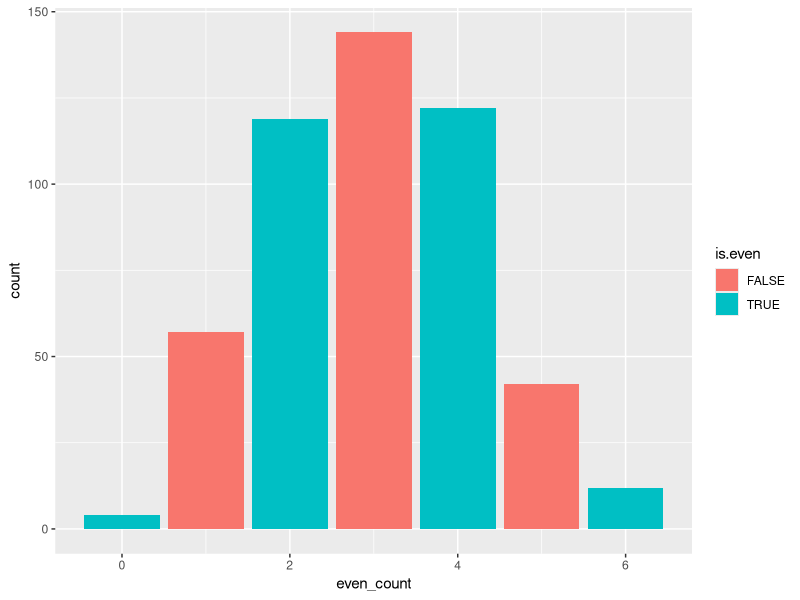
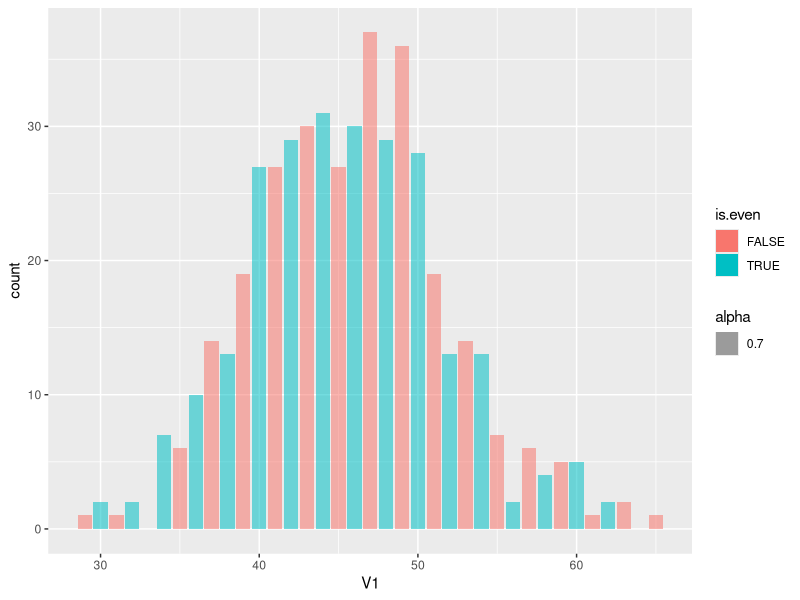
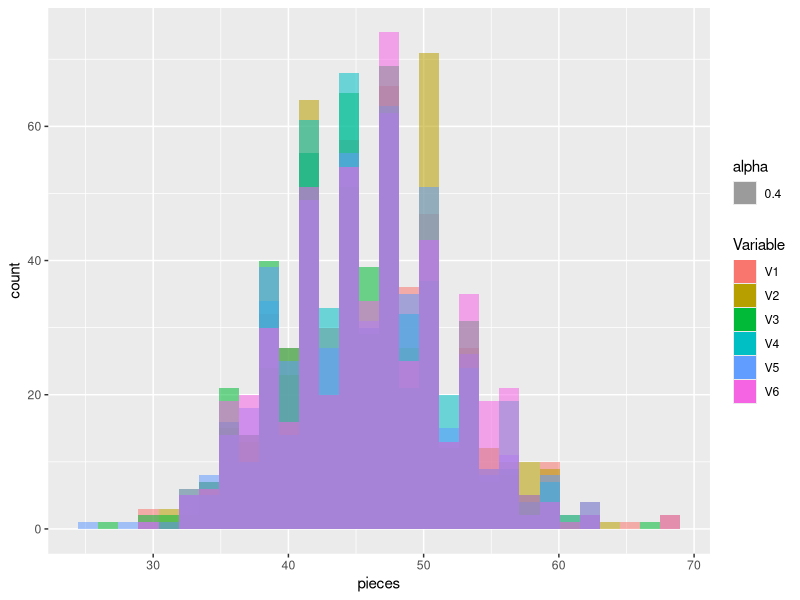
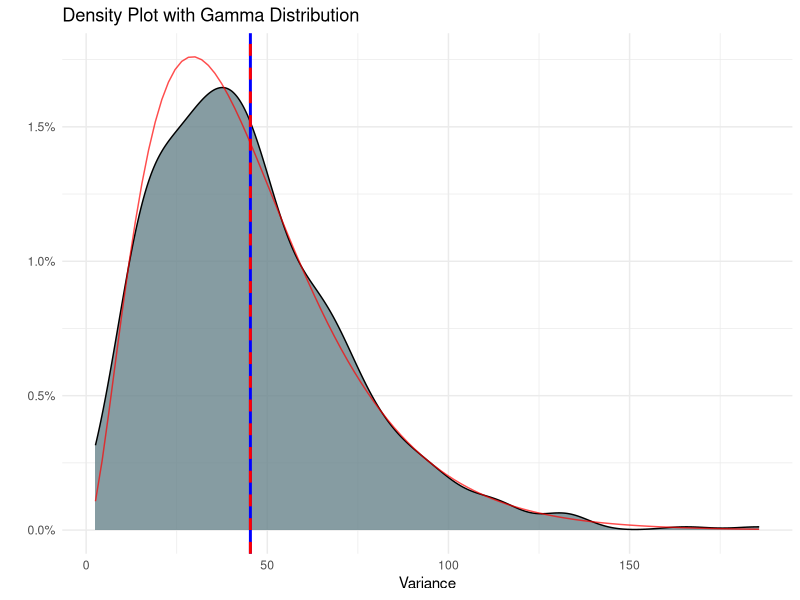
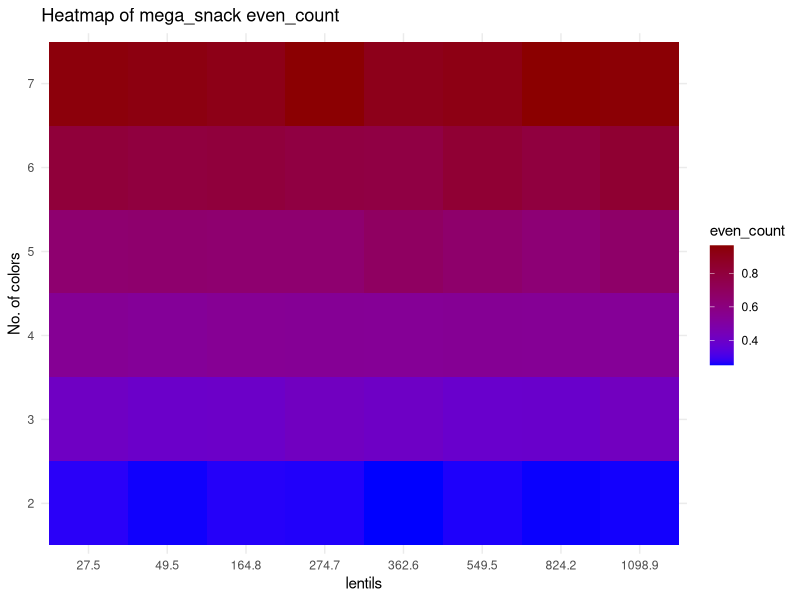
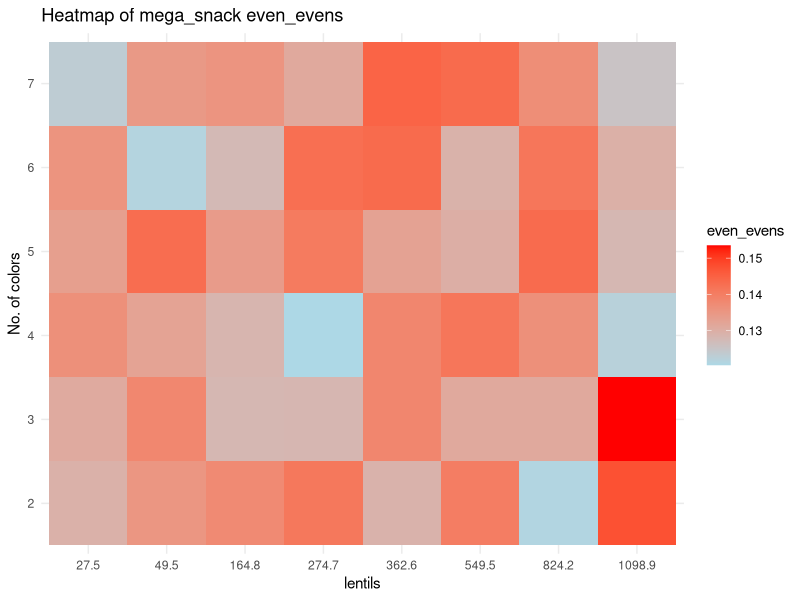
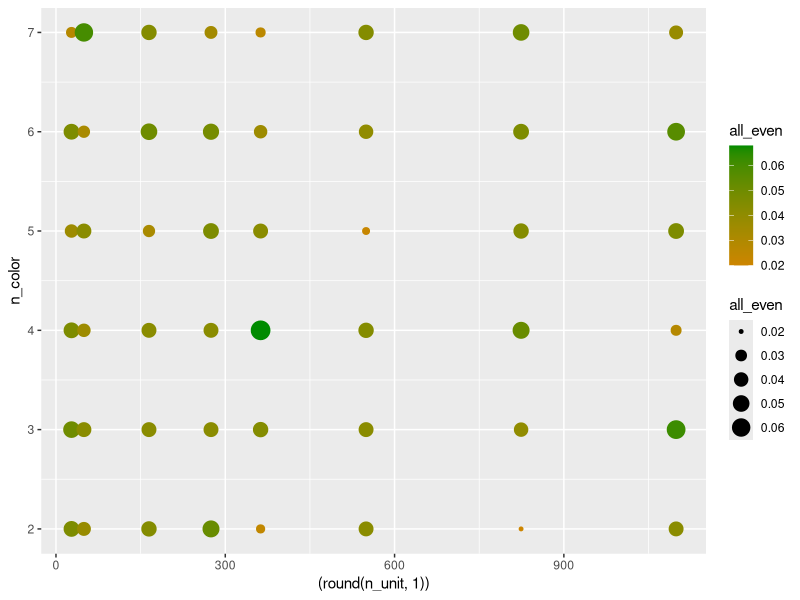
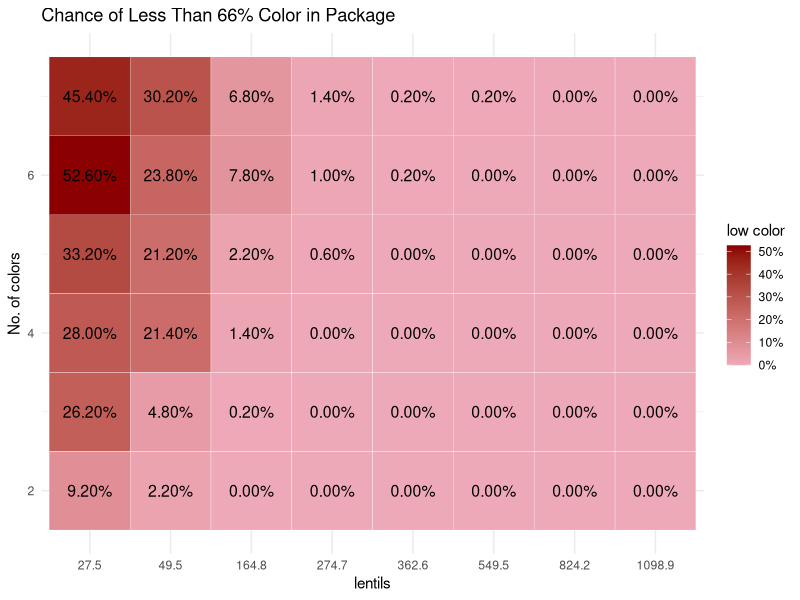

These figures' R source, in order:
## ---- chunk 1
library(tidyverse)
library(MASS) #calculate distribution parameters
library(scales)
## ---- chunk 2
#parameters
nn<- 500            #numbers of bags per sample
n_color<- 6         #unique colors of M&M
gram<- 0.91         #weight of one M&M
bag_g<- 250         #common weight of M&M package
n_unit<- bag_g/gram #M&M per package
av_per_color= n_unit/n_color
paste0("The avarage number of lentils per color is ", round(av_per_color,2))
## ---- chunk 3
#create bag using sample vector
create_bag<- function(x,tx)
  {
  x<- floor(x)+sample(0:1,1)
  res<- matrix(nrow = 1, ncol = tx)
  colnames(res)<- 1:tx
  S_res<- sample(tx,x,replace = T)
  while(sum(table(S_res)>x))
  {S_res<- S_res[-1]}
  for (i in 1:tx) {
    res[,i] <- sum(S_res==i)
    }
  res}

sample_MnM<-function(nn,x_units,t_colors)
  {
  res<- matrix(nrow = nn, ncol = t_colors)
  for (i in 1:nn)
    {res[i,]<- create_bag(x= x_units,tx=t_colors)}
  res}

## ---- chunk 4
#example
print("One bag:")
create_bag(100,6)
print("3 bags:")
sample_MnM(3,10,6) %>% 
   `colnames<-`(c(1:6)) %>% 
   `rownames<-`(c("Bag_1","Bag_2","Bag_3"))
## ---- chunk 5
MnM_sample<- sample_MnM(nn,n_unit,n_color)

MnM_sample<-
  MnM_sample %>% as_data_frame() %>% 
  mutate(even_count= rowSums(across(everything()  , ~ .x %% 2 == 0)), #how many evens colors there are
         even_evens= rowSums(across(c(1:6), ~ .x %% 2 == 1)) %% 2 ==0, #are the uneven colors even
         Variance=    apply(across(c(1:6)), 1, var), #var of candy per color/ type
         low_col=    rowSums(across(c(1:6), ~ .x <= 0.6*av_per_color)),
         min=        apply(across(c(1:6)),1,FUN = min)) # lowest value in color

MnM_sample %>% head(6)
## ---- chunk 6
MnM_sample$even_count %>% 
table()

MnM_sample %>% 
  mutate(is.even = even_count %%2 ==0) %>% 
  ggplot(aes(x= even_count, fill= is.even))+
  geom_bar()

MnM_sample %>%
  mutate(is.even = V1 %%2 ==0) %>% 
  ggplot(aes(x= V1, fill= is.even, alpha= 0.7))+
  geom_bar()

#summary of all colors
rbind(
MnM_sample$V1 %>% summary(),
MnM_sample$V2 %>% summary(),
MnM_sample$V3 %>% summary(),
MnM_sample$V4 %>% summary(),
MnM_sample$V5 %>% summary(),
MnM_sample$V6 %>% summary()
) %>% as.data.frame() %>% cbind(sapply(MnM_sample[,1:6],var,na.rm=1)) %>% 
  rename("Var" ="sapply(MnM_sample[, 1:6], var, na.rm = 1)")
## ---- chunk 7
#test mu is av_per_color
check_mean_hypothesis <- function(data, column_name, X) {
  test_result <- t.test(data[[column_name]], mu = X)
  return(test_result$p.value)
}

columns_to_test <- colnames(MnM_sample[,1:6])
test_results <- sapply(columns_to_test, function(col) {
  check_mean_hypothesis(MnM_sample, col, av_per_color)
})

t(t(test_results))
## ---- chunk 8
check_mean_hypothesis <- function(data, column_name, X) {
  t.test(data[[column_name]], mu = X)$p.value}

check_two_sample_t_test <- function(data, col1, col2) {
  t.test(data[[col1]], data[[col2]])$p.value}

columns_to_test <- colnames(MnM_sample[,1:6])
num_cols <- length(columns_to_test)
p_value_matrix <- matrix(NA, nrow = num_cols, ncol = num_cols, dimnames = list(columns_to_test, columns_to_test))
for (i in 1:num_cols) {
  for (j in 1:num_cols) {
    if (i == j) { #diagonal test of mu
      p_value_matrix[i, j] <- check_mean_hypothesis(MnM_sample, columns_to_test[i], av_per_color)
    } else { # 2 sample t.test
      p_value_matrix[i, j] <- check_two_sample_t_test(MnM_sample, columns_to_test[i], columns_to_test[j])
    }
  }
}

round(as.data.frame(p_value_matrix),4)
## ---- chunk 9
MnM_sample %>%
    pivot_longer(cols = 1:6, names_to = "Variable", values_to = "pieces") %>%
    ggplot(aes(fill=Variable ,x= pieces, alpha= 0.4))+
  geom_histogram(position = "identity")
## ---- chunk 10
gamma_params <- fitdistr(MnM_sample$Variance, "gamma")$estimate
paste0("the parameters of the gamma shaped var is shape ", round(gamma_params[1],3)," and rate ", round(gamma_params[2],3) )
shape_est <- gamma_params["shape"]
scale_est <- 1 / gamma_params["rate"] #using Scale= 1/Rate

MnM_sample %>% #plot density
  ggplot(aes(x = Variance, fill = "orange")) +
  geom_density(fill= "lightblue4", alpha= 0.8) +
  geom_vline(xintercept = mean(MnM_sample$Variance), color = "blue", size=1) +
  geom_vline(xintercept = scale_est*shape_est, color = "red", linetype = "dashed", size=1) +
  stat_function(fun = dgamma, args = list(shape = shape_est, scale = scale_est), 
                color = "red", alpha= 0.7) +
  labs(title = "Density Plot with Gamma Distribution",
       x = "Variance",
       y = "") +
  scale_y_continuous(label=scales::label_percent(.1)) + 
  theme_minimal()
## ---- chunk 11
mega_snack<- function(nn,n_unit,n_color)
  {
  m_sample<- length(n_unit)*length(n_color)
  nul_mat= matrix(,nrow = m_sample, ncol = 5)
  res<- cbind(rep(n_unit,length(n_color)),sort(rep(n_color,length(n_unit))),
                                               nul_mat)
  for (i in 1:(dim(res)[1]))
  {
    #print(c(res[i,1],res[i,2]))
    low_color<- 0.666*res[i,1]/(res[i,2])
    small_sample<- sample_MnM(nn,res[i,1],res[i,2])
    small_sample<-
      small_sample %>% as_data_frame() %>% 
      mutate(even_count= rowSums(across(everything()  , ~ .x %% 2 == 0))/n_color, #how many evens colors there are
             even_evens= (rowSums(across(c(1:n_color)  , ~ .x %% 2 == 1)) %% 2 ==0)/n_color, #are the uneven colors even
             var_col=    apply(across(c(1:n_color)), 1, var), #var of candy per color/ type
             all_even=   rowSums(across(c(1:n_color)  , ~ .x %% 2 == 0))== n_color,
             low_col=   rowSums(across(c(1:n_color), ~ .x <= low_color ))>=1)
    res[i,3]<- mean(small_sample$even_count)
    res[i,4]<- mean(small_sample$even_evens)
    res[i,5]<- mean(small_sample$var_col)
    res[i,6]<- mean(small_sample$all_even)
    res[i,7]<- mean(small_sample$low_col)
      }
  colnames(res)<- c("n_unit", "n_color", "even_count", "even_evens", "var_col","all_even","low_color")
  res
  }
## ---- chunk 12
color_op<- 2:7
grams_op<- c(25,45,150,250,330,500,750,1000)
n_unit_op<- grams_op/gram

mega_snack_1<-
  mega_snack(500,n_unit_op,color_op) %>% as.data.frame() %>% 
  mutate(n_unit= round(n_unit,1))

mega_snack_1 %>% head(6)
## ---- chunk 13
mega_snack_1 %>%
  ggplot(aes(x = factor((round( n_unit,1) )), y = factor(n_color ), fill = even_count )) +
  geom_tile() +
  scale_fill_gradient(low = "blue", high = "red4")+
  labs(title = "Heatmap of mega_snack even_count",
       x = "lentils",
       y = "No. of colors",
       fill = "even_count") +
  theme_minimal()
## ---- chunk 14
mega_snack_1 %>%
  ggplot(aes(x = factor((round( n_unit,1) )), y = factor(n_color ), fill = even_evens )) +
  geom_tile() +
  scale_fill_gradient(low = "lightblue", high = "red")+
  labs(title = "Heatmap of mega_snack even_evens",
       x = "lentils",
       y = "No. of colors",
       fill = "even_evens") +
  theme_minimal()
## ---- chunk 15
mega_snack_1 %>%
  ggplot(aes(x = (round( n_unit,1) ), y = n_color , color = all_even,size = all_even )) +
  geom_point() +
  scale_color_gradient(low = "orange3", high = "green4")
  labs(title = "Heatmap of mega_snack all evens",
       x = "lentils",
       y = "No. of colors",
       color = "all_even") +
  theme_minimal()
## ---- chunk 16
mega_snack_1 %>%
  ggplot(aes(x = factor(round(n_unit, 1)), y = n_color, fill = low_color))+
  geom_tile(color = "white") +
    geom_text(aes(label = sprintf("%.2f%%", low_color * 100)), color = "black", size = 4)+
  scale_fill_gradient(low = "pink2", high = "red4",labels = scales::percent)+
  labs(title = "Chance of Less Than 66% Color in Package",
       x = "lentils",
       y = "No. of colors",
       fill = "low color")+
  theme_minimal()
